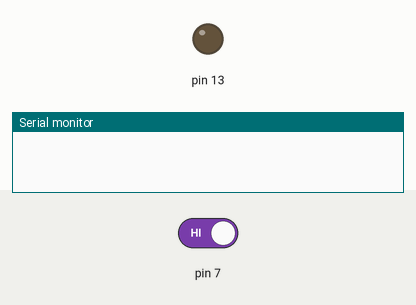
A sketch run on a simulated Arduino Uno, built with avr-gcc and run on an emulated ATmega328P. Parts: output pins drawn as LEDs (lit = HIGH), the last lines printed to the serial monitor. The test bench sets the inputs (shaded band); at power-on: pin 7 HIGH.

Above: at 1.2 s.
1.3 s: pin 7 driven LOW
At 2.5 s:
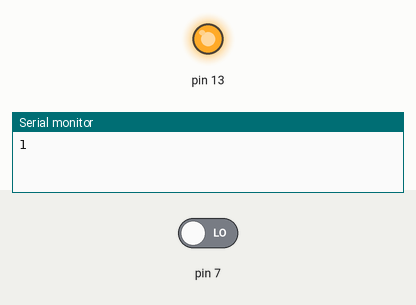
2.8 s: pin 7 driven HIGH
At 3.6 s:
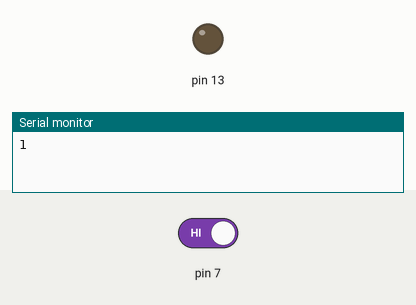
Timing chart, 0 to 5.8 s (numbered marks = the images above; inputs shaded):
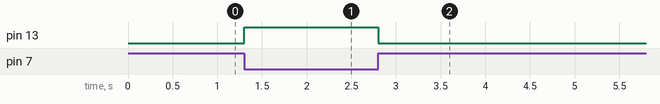

Measured:
- after the input at 1.3 s, pin 13: LOW → HIGH at once
- after the input at 2.8 s, pin 13: HIGH → LOW at once

The sketch:

IR_obstacle_counter-num.ino
```cpp
#include <ArduinoJson.h>

int count =0;
int state =0;

void setup() {
  pinMode(7,INPUT);
  Serial.begin(9600);
  pinMode(13,OUTPUT);
}
void loop() {

if(digitalRead(7)==0 & state==0)
{

  digitalWrite(13,HIGH);
  count++;
  Serial.println(count);
  state=1;

  //DynamicJsonDocument doc(1024);
  //JsonObject root = doc.as<JsonObject>();
  //doc["counter"] = count;

  //serializeJson(doc,Serial);
  //Serial.println();
  }

 else if(digitalRead(7)!=0){
    digitalWrite(13,LOW);
    state = 0;
    }
//Serial.println();
delay(100);
}
```
